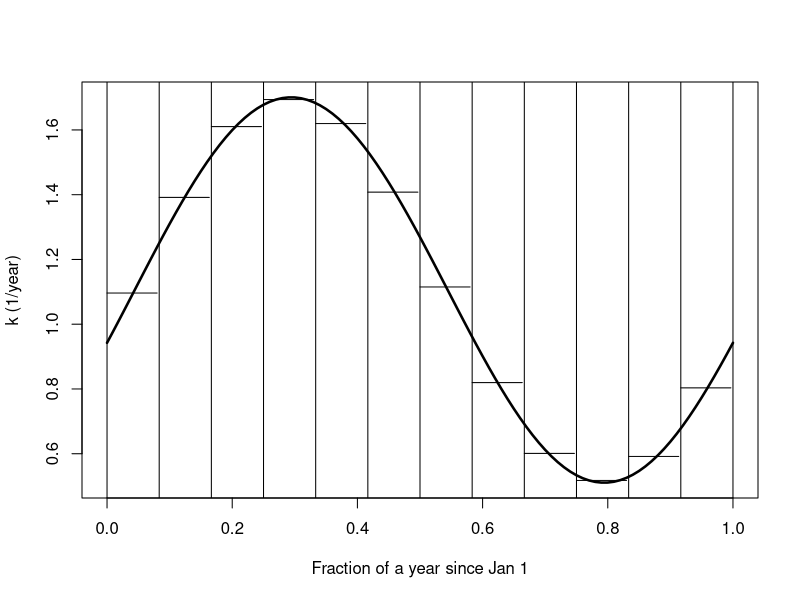

This chart was generated by the following R code:
#######GETTING THE ESTIMATES FOR WAYNE#######GETTING THE ESTIMATES FOR WAYNE
#######GETTING THE ESTIMATES FOR WAYNE#######GETTING THE ESTIMATES FOR WAYNE
#######GETTING THE ESTIMATES FOR WAYNE#######GETTING THE ESTIMATES FOR WAYNE

MM<-seq(0,1,1/12)
K0=0.99101351; T0=1.17902223;   T1=0.68237758;  #MALES
K0=1.1056427; T0=-0.1631402 ;   T1=0.5722303;	#FEMALES
t<-seq(0,1,0.01)
G<-K0 +T1*sin(2*pi*t)+ T0*cos(2*pi*t)
plot(t,((G+abs(G))/2),type='l',xlab="Fraction of a year since Jan 1",ylab="k (1/year)",lwd=2.5)
abline(v=c(seq(0,1,1/12)))


MM<-seq(0,1,1/12)
MM<-seq(0,1,1/12)
mns<-array(0,12)
for (i in(seq(1:12)))
{
M1<-K0*(MM[i+1]-MM[i]) +   (T0/(2*pi))*(sin(2*pi*MM[i+1])-sin(2*pi*MM[i]))-(T1/(2*pi))*(cos(2*pi*MM[i+1])-cos(2*pi*MM[i]))
Kavg<-M1/(MM[i+1]-MM[i])
mns[i]<-max(c(M1/(MM[i+1]-MM[i])),0)
lineseg<-seq(MM[i],MM[i+1],0.005)
length(lineseg)
lines(seq(MM[i],MM[i+1],0.005),array(Kavg,length(lineseg)))
}

round(mns,3)